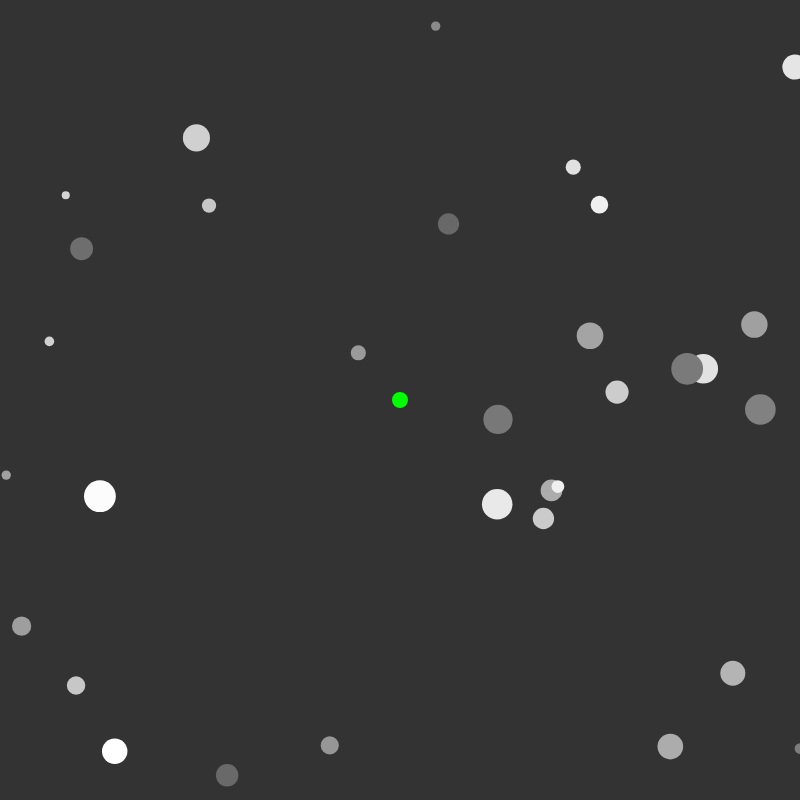
Frame 1 (no input)
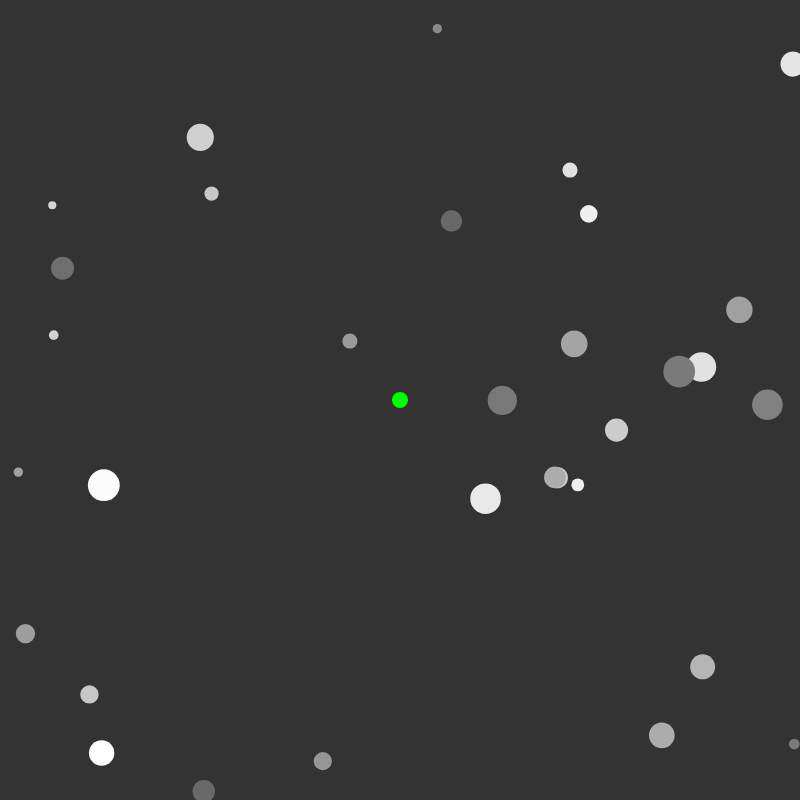
Frame 60 (no input)
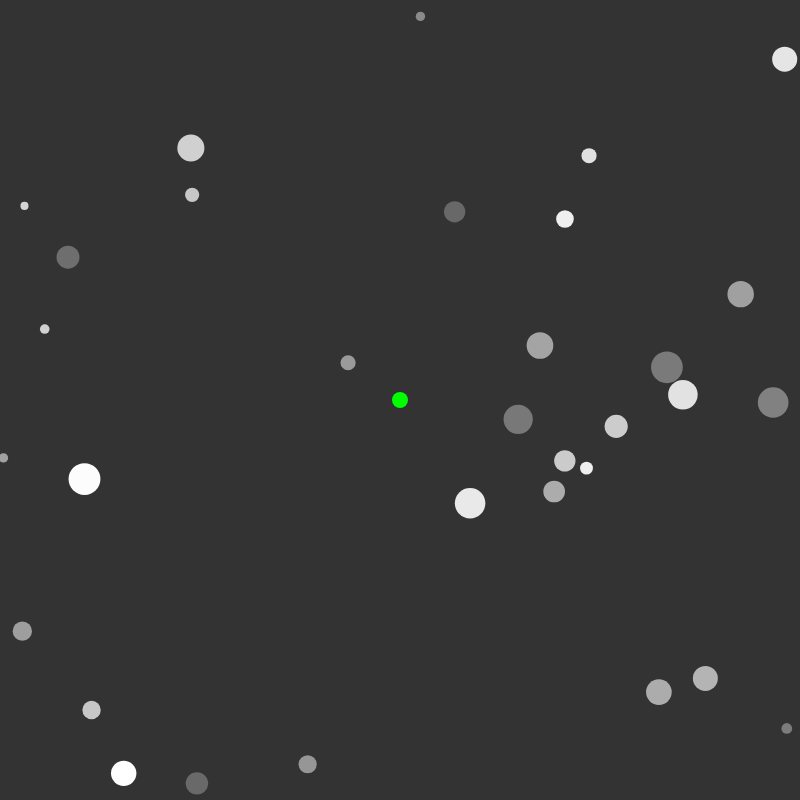
Frame 120 (the mouse pressed at the canvas centre since frame 60)

The p5.js sketch that drew these frames (run headless with seeded random() and noise() and a simulated clock; from frame 60 on, the mouse is pressed at the canvas centre):

// p5.js sketch
// ── sketch.js
/*
Workshop Exercise: agar.io clone

This is a clone of agar.io web game

License: MIT

Authors: Alessandro Marchioro
*/

class Player{

  constructor(x, y, color, size){
    this.x = x;
    this.y = y;
    this.color = color;
    this.size = size;
    this.radius = size / 2;
  }

  move(dx, dy){
    this.x += dx;
    this.y += dy;
    this.keepUnderScreen();
  }

  grow(other){
    this.size += other.size / 4;
    this.radius = this.size / 2;
    this.dropNewCells();
  }

  dropNewCells(){
    enemies.push(
      new Enemy(
        num_of_enemies,
        random(0, width),
        random(0, height),
        (
          random(100, 255),
          random(100, 255),
          random(100, 255)
        ),
        random(8, 32)
      )
    )
    num_of_enemies++;
  }

  eat(other){
    if (this.x - this.radius < other.x && this.x + this.radius > other.x
     && this.y - this.radius < other.y && this.y + this.radius > other.y){
       this.grow(other);
       return true;
    }
    return false;
  }

  keepUnderScreen(){
    if (this.x < 0) this.x = 0;
    if (this.x > width) this.x = width;
    if (this.y < 0) this.y = 0;
    if (this.y > height) this.y = height;
  }

  draw(){
    fill(this.color);
    ellipse(this.x, this.y, this.size, this.size);
  }
}

class Enemy{

  constructor(id, x, y, color, size){
    this.id = id;
    this.x = x;
    this.y = y;
    this.color = color;
    this.size = size;
  }

  move(){
    this.x += random(-3, 3);
    this.y += random(-3, 3);
    this.keepUnderScreen();
  }

  keepUnderScreen(){
    if (this.x < 0) this.x = 0;
    if (this.x > width) this.x = width;
    if (this.y < 0) this.y = 0;
    if (this.y > height) this.y = height;
  }

  draw(){
    fill(this.color);
    ellipse(this.x, this.y, this.size, this.size);
  }
}

let player;
let enemies;
let num_of_enemies;
let dx, dy;

function setup(){
  createCanvas(800, 800);
  noStroke();

  player = new Player(width/2, height/2, [0, 255, 0], 16);
  dx = dy = 0;

  enemies = new Array();
  num_of_enemies = 32;

  for(var i = 0; i < num_of_enemies; i++){
    enemies.push(
      new Enemy(
        i,
        random(0, width),
        random(0, height),
        (
          random(100, 255),
          random(100, 255),
          random(100, 255)
        ),
        random(8, 32)
      )
    )
  }

}

function draw(){

  background(51);

  if(keyIsDown(LEFT_ARROW)){
    dx -= 5;
  }
  if(keyIsDown(RIGHT_ARROW)){
    dx += 5;
  }
  if(keyIsDown(UP_ARROW)){
    dy -= 5;
  }
  if(keyIsDown(DOWN_ARROW)){
    dy += 5;
  }

  player.move(dx, dy);
  dx = dy = 0;

  for(var i = 0; i < num_of_enemies; i++){
    if(player.eat(enemies[i])){
      enemies.splice(i, 1);
      num_of_enemies--;
    } else{
      enemies[i].move();
      enemies[i].draw();
    }
  }

  player.draw();

}
